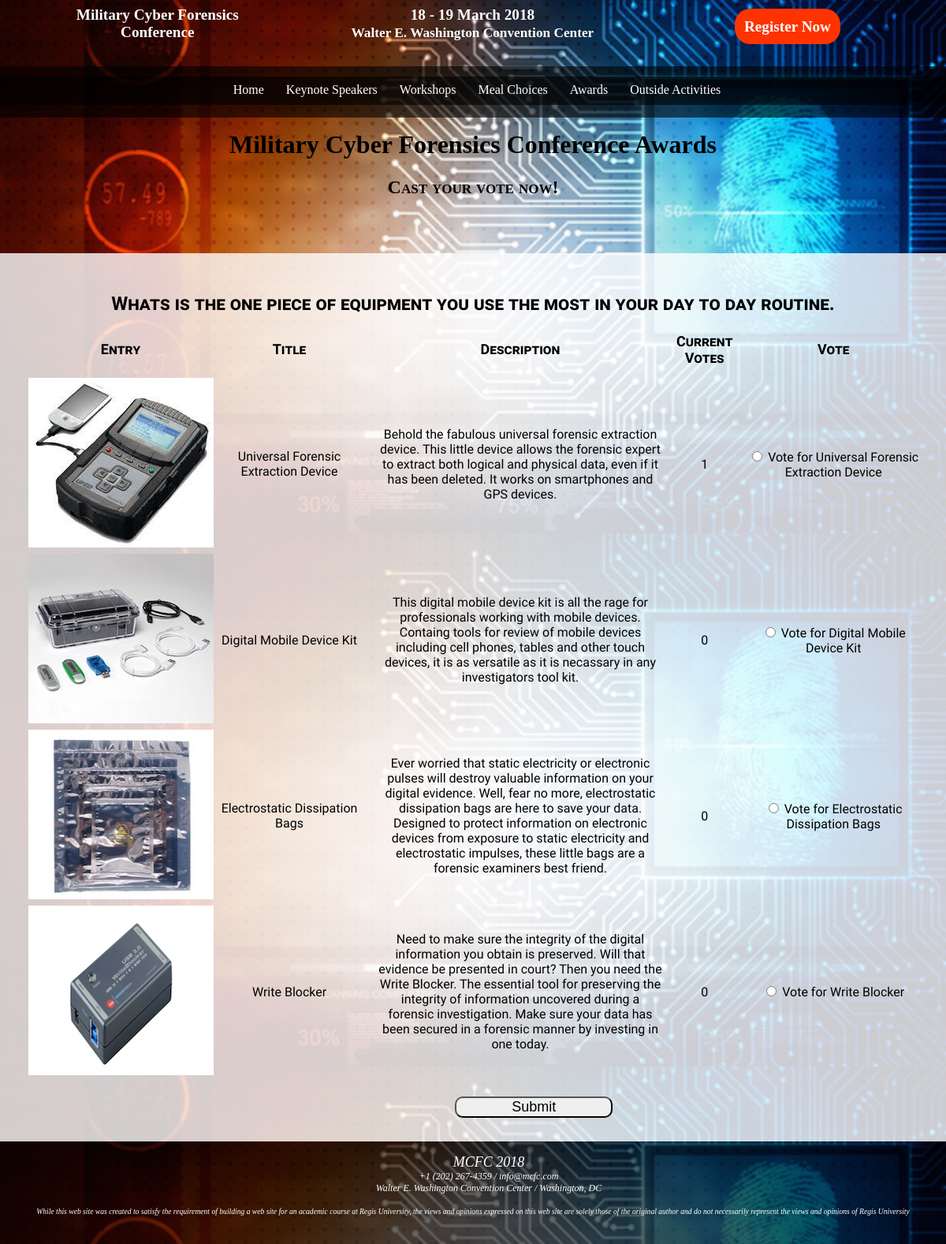
Screenshot of /vote/ with the database file from the repository.
### awardnominee/models.py (models this page shows, shortened)
class Awardnominee(models.Model):
    nominee_name = models.CharField(max_length=20)
    nominee_description = models.TextField()
    nominee_image_name = models.CharField(max_length=20)
    num_votes = models.SmallIntegerField()

### awardnominee/views.py (the view, shortened to what this page needs)
def awards(request):
    nominee_list = Awardnominee.objects.all()
    return render(request, 'awards.html', {'nominee_list': nominee_list})

### conferencesite/templates/awards.html (shortened to what this page needs)
{% load staticfiles %}
{% load static %}
<!DOCTYPE html>
<html lang="en">
<head>
    <link rel="stylesheet" href="{% static 'styles/poll.css' %}">
</head>
<body>
<div class="content">
    {% include 'partials/navigation.html' %}
    <main>
        <h1 class="pageTitle"> Military Cyber Forensics Conference Awards</h1>
        <h2>Cast your vote now!</h2>
        <section class="infoPanel" id="awardPanel">
            <h2>Whats is the one piece of equipment you use the most in your day to
                day routine. </h2>
            <form id="awardForm" action="{% url 'awards' %}" method="post" >{% csrf_token %}
                <table class="table">
                    <tr>
                        <th class="entry">Entry</th>
                        <th class="title">Title</th>
                        <th class="description">Description</th>
                        <th class="votes">Current Votes</th>
                        <th class="voteButton">Vote</th>
                    </tr>
                    {% for nominee in nominee_list %}
                    <tr>
                        <td class="entry"><img src="{% get_static_prefix %}images/{{ nominee.nominee_image_name }}" alt= {{ nominee.nominee_name }} />
                        </td>
                        <td class="title">{{ nominee.nominee_name }}</td>
                        <td class="description">
                            {{ nominee.nominee_description }}
                        </td>
                        <td class="votes"> {{ nominee.num_votes }}</td>
                        <td class="voteButton">
                            <label>
                                <input type="radio" name="pollButton" value= {{ nominee.nominee_name }} required>
                                Vote for {{ nominee.nominee_name }}
                            </label>
                        </td>
                    </tr>
                    {% endfor %}
                </table>
                <div id="buttonArea">
                    <button class="submitButton" id="pollSubmit" type="submit" form="awardForm">Submit</button>
                </div>
            </form>
        </section>
    </main>
   {% include 'partials/footer.html' %}
</div>
</body>
</html>

### conferencesite/templates/partials/navigation.html
        <header>
            <div class="headerWrap" id="headUpper">
                <div class="headerBox" id="conferenceName">
                    <p>
                        Military Cyber Forensics <br>
                        Conference
                    </p>
                </div>
                <div class="headerBox" id="conferenceDate">
                    <p> 18 - 19 March 2018<br>
                        <span class="conferenceLocation">Walter E. Washington Convention Center</span>
                    </p>
                </div>
                <div class="headerBox" id="registerButton">
                    <p><a href="{% url 'registration' %}" class="button linkStyle">Register Now</a></p>
                </div>
            </div>
            <div class="headerWrap" id="headLower">
                <div id="outterWrapper">
                    <div  class="innerStyle" id="leftSide"></div>
                    <div class="innerStyle" id="rightSide"></div>
                    <div class="innerStyle" id="middle">
                        <nav>
                            <ul class="noListType" id="navigationLinks">
                                <li> <a class= "linkStyle" href="{% url 'index' %}">Home</a> </li>
                                <li><a class="linkStyle" href="{% url 'keynote' %}">Keynote Speakers</a></li>
                                <li><a class="linkStyle" href="{% url 'workshop' %}">Workshops</a></li>
                                <li><a class="linkStyle" href="{% url 'meals' %}">Meal Choices</a></li>
                                <li><a class="linkStyle" href="{% url 'awards' %}">Awards</a></li>
                                <li><a class="linkStyle" href="{% url 'activities' %}">Outside Activities</a></li>
                            </ul>
                        </nav>
                    </div>
                </div>
            </div>
        </header>

### conferencesite/templates/partials/footer.html
    <footer>
        <address>
        <ul>
            <li>MCFC 2018</li>
            <li>+1 (202) 267-4359  /  <a href="mailto:info@mcfc.com">info@mcfc.com</a></li>
            <li>Walter E. Washington Convention Center  /  Washington, DC</li>
        </ul>
        </address>
        <div>
            While this web site was created to satisfy the requirement of building a web site for an academic course at
            Regis University, the views and opinions expressed on this web site are solely those of the original author
            and do not necessarily represent the views and opinions of Regis University
        </div>
    </footer>

### conferencesite/static/styles/poll.css (style rules this page uses)
html, body { width: 100%; height:100%; margin: 0; padding: 0; }
.content { min-height: 100%; position:relative; }
body { background-image: url("../../static/images/cyber1.jpg"); background-size: 100%; width: 100%; }
header { width: 100%; height: 12vw; }
.headerWrap { height: 5vw; padding-top: 5px; }
#headUpper { margin: 0; padding: 0; color: white; font-weight: bold; font-size: 1.2em; height: 7vw }
.conferenceLocation { font-size: .9em; }
a.button { color: white; text-decoration: none; background-color: #ff3300; padding: 1vw 1vw; border-radius: 20px; position: relative; top: 15px; }
div.headerBox { width: 33.3%; height: 7vw; text-align: center; display:inline-block; float:left; }
#headLower { background-color: rgba(0, 0, 0, 0.6); }
div.innerStyle { height:3vw; width: 20%; display:inline-block; background-color: rgba(0, 0, 0, 0.6); position: relative; margin-top: 11px; }
#middle { width:60%; background-color: rgba(0, 0, 0, 0.6); }
#leftSide, #middle { float: left; }
.innerStyle ul { text-align: center; margin-top: 12px; }
ul.noListType { list-style: none; }
.innerStyle li { display:inline; padding-left: 5%; }
.innerStyle li:first-child { padding-left:0; margin-left: -30px; }
.linkStyle { text-decoration: none; color:white; }
@media (max-width: 1200px) { .headerBox p { margin: 8px 0 -2px 0; } }
@media (max-width: 1200px) { div.innerStyle { margin: 8px 0 -2px 0; } }
@media (max-width: 1200px) { .innerStyle li { padding-left: 3%; } }
@media (max-width: 1200px) { div.innerStyle { width: 15%; } }
@media (max-width: 1200px) { #middle { width:70%; } }
@media (max-width: 1200px) { #middle ul { margin: 8px 0 -2px 0; } }
section.infoPanel { background-color: rgba(255, 255, 255, 0.8); margin: 70px auto 0; padding: 30px 30px 30px 30px; font-family: 'Rokkitt', serif; }
a { text-decoration: none; color:white; }
main { padding: 0 0 130px; text-align: center; }
#awardPanel { text-align: center; }
h2 { font-variant: small-caps; }
.table { table-layout:fixed; margin: 0 auto; text-align: center; }
.table th { font-weight: bold; font-variant:small-caps; font-size: 1.5vw; padding-bottom: 1vw; }
.entry { width: 20vw; }
.title { width: 15vw; }
.description { width: 30vw; padding-left:20px }
#buttonArea { text-align: left; }
#pollSubmit { margin-top: 20px; margin-left: 48%; font-size: 1.5vw; border-radius: 10px; width: 200px; }
footer { position: absolute; bottom: 0; width: 100%; height: 130px; background-color: rgba(0,0,0,0.6); text-align: center; color: white; }
footer li { list-style: none; font-size:1vw; }
footer li:first-child { font-size: 1.5vw; }
footer li:last-child { padding-right: 0; }
footer div { font-size: .8vw; font-style: italic; }

### rows the page displays
Awardnominee: nominee_image_name (picture), nominee_name "Universal Forensic Extraction Device", nominee_description "Behold the fabulous universal forensic extraction device. This little device allows the forensic expert to extract both logical and physical data, even if it has been deleted. It works on smartphones and GPS devices.", num_votes "1"
Awardnominee: nominee_image_name (picture), nominee_name "Digital Mobile Device Kit", nominee_description "This digital mobile device kit is all the rage for professionals working with mobile devices. Containg tools for review of mobile devices including cell phones, tables and other touch devices, it is as versatile as it is necassary in any investigators tool kit.", num_votes "0"
Awardnominee: nominee_image_name (picture), nominee_name "Electrostatic Dissipation Bags", nominee_description "Ever worried that static electricity or electronic pulses will destroy valuable information on your digital evidence. Well, fear no more, electrostatic dissipation bags are here to save your data. Designed to protect information on electronic devices from exposure to static electricity and electrostatic impulses, these little bags are a forensic examiners best friend.", num_votes "0"
Awardnominee: nominee_image_name (picture), nominee_name "Write Blocker", nominee_description "Need to make sure the integrity of the digital information you obtain is preserved. Will that evidence be presented in court? Then you need the Write Blocker. The essential tool for preserving the integrity of information uncovered during a forensic investigation. Make sure your data has been secured in a forensic manner by investing in one today.", num_votes "0"
